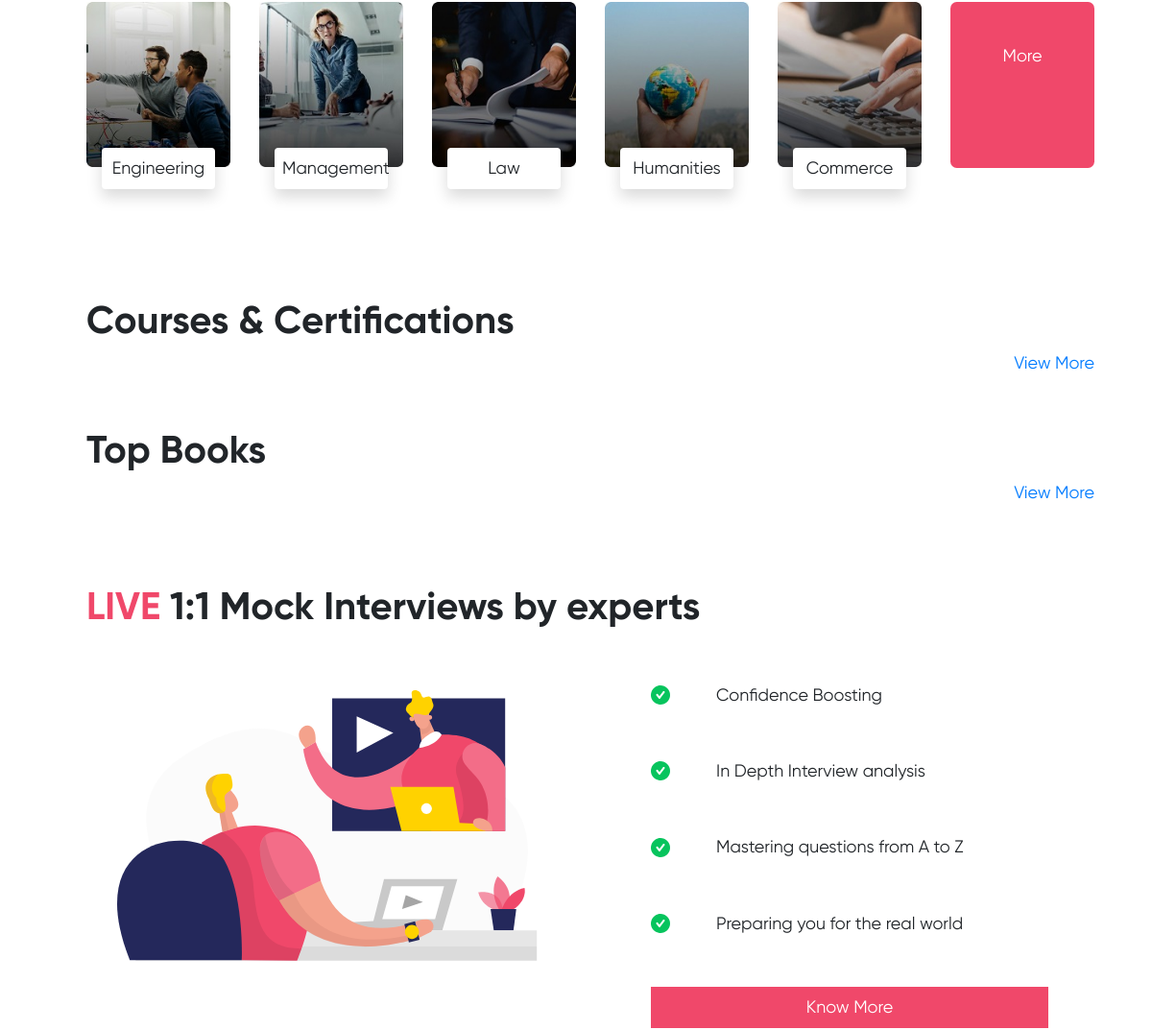
Before: / (middle part) with the older database file.
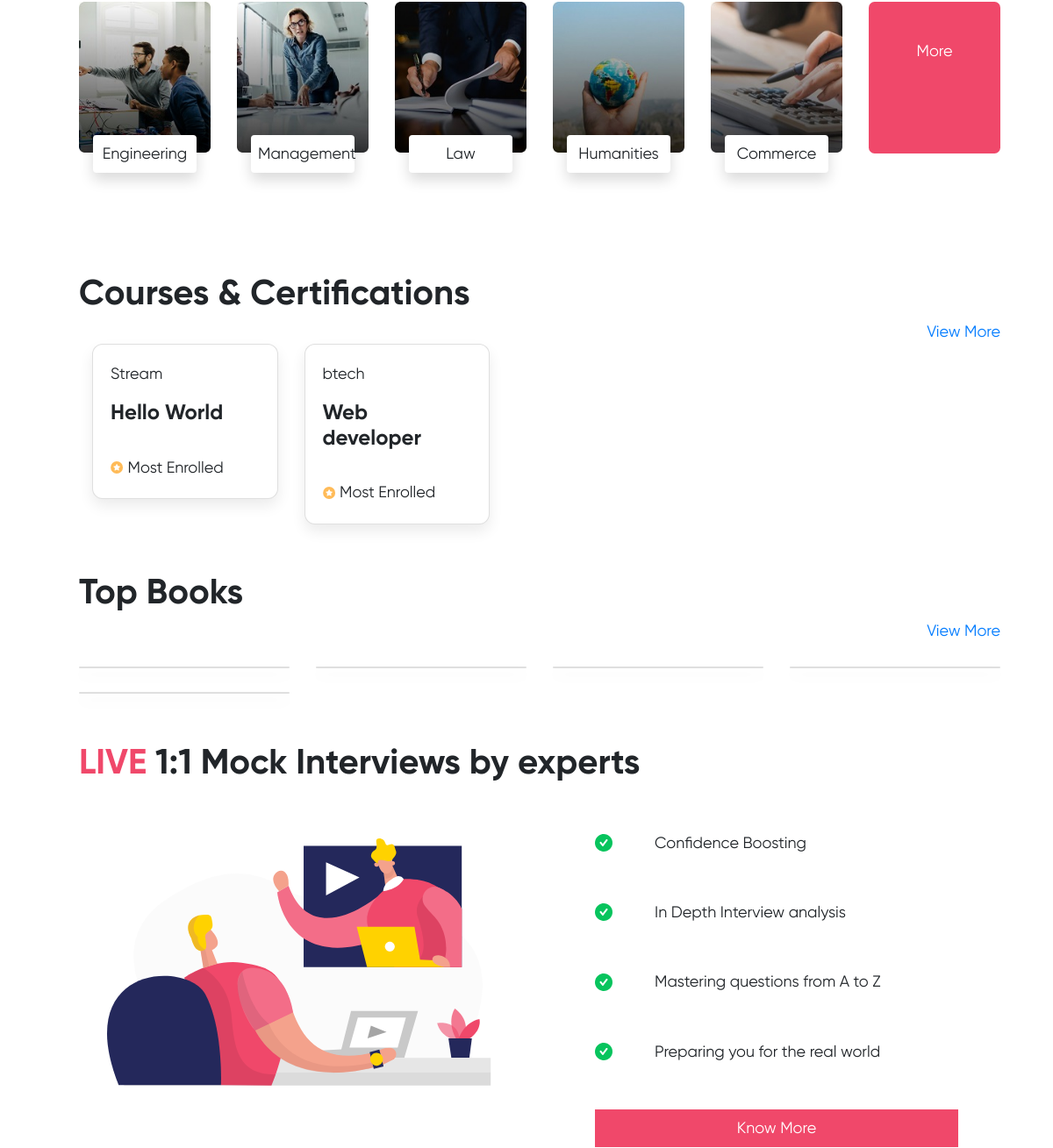
After: the same page with the newer database file.
### InsideUGApp/models.py (models this page shows, shortened)
class Course(models.Model):
    courseid = models.AutoField(primary_key=True)
    stream = models.CharField(max_length=100)
    branch = models.CharField(max_length=100)
    title = models.CharField(max_length=100)
    discription = models.TextField()
    link = models.URLField()
    smallImage = models.FileField(upload_to='coursesmall/')
    BigImage = models.FileField(upload_to='coursebig/')

### InsideUGApp/views.py (the view)
# urls.py: path('', views.index, name='index'),
def index(request):
    course = Course.objects.all()[:8]
    books = Books.objects.all()[:8]
    return render(request,'index.html',{"courses":course,"books":books})

### templates/index.html (shortened to what the changed rows need)
{% load static %}
<!DOCTYPE html>
<html lang="en">
<head>
  <link rel="stylesheet" href="https://stackpath.bootstrapcdn.com/bootstrap/4.5.0/css/bootstrap.min.css"
>
  <link rel="stylesheet" href="{% static 'css/style.css' %}">
</head>
<body>
  <div class="container">
    <div class="sec" id="courses">
      <h1 class="heading">Courses & Certifications</h1><p class="float-right"><a class="link" href="{% url 'courses' %}">View More</a></p><br>
      {% for course in courses %}
                        {% if forloop.first %}<div class="row">{% endif %}
                            <div class="col-md-3">
                                <a class="cat" href="{{course.link}}" target="blank">
                                <div class="card card-prop m-0">
                                    <div class="card-body">
                                        <p>{{course.stream}}</p>
                                        <h4 class="heading">{{course.title}}</h4>
                                        <br>
                                        <img class="mb-2" src="{% static 'img/mostenrolled.svg' %}" alt="">
                                        <p class="d-inline"> Most Enrolled</p>
                                    </div>
                                </div>
                            </a>
                            </div>
                        {% if forloop.last %}</div>{% endif %}
                    {% endfor %}
    </div>
    <div class="sec" id="books">
      <h1 class="heading">Top Books</h1><p class="float-right"><a class="link" href="{% url 'books' %}">View More</a></p><br>
      <br>
      {% for book in books %}
                        {% if forloop.first %}<div class="row">{% endif %}
                        {% if forloop.counter|divisibleby:4 %}</div><br><div class="row">{% endif %}
                        {% if forloop.last %}</div>{% endif %}
                {% endfor %}
  </div>
  <div class="sec">
    <h1 class="heading"><span class="greenshade">LIVE </span>1:1 Mock Interviews by experts</h1>
  </div>
  </div>
</body>
</html>

Changed rows visible on the page:
added Course: stream "Stream", title "Hello World"
added Course: stream "btech", title "Web developer"
